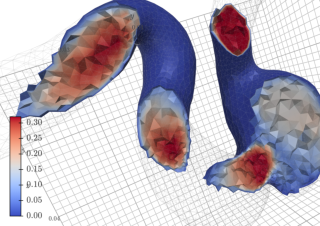

Generate this figure with Python:
from k3d.headless import k3d_remote, get_headless_driver
import k3d
import vtk
from vtk.util import numpy_support
import numpy as np
import pathlib

path = pathlib.Path(__file__).parent.resolve()


def generate():
    plot = k3d.plot(screenshot_scale=1.0)
    headless = k3d_remote(plot, get_headless_driver(), width=320, height=226)

    filename = str(path) + '/assets/output_fem.vtu'
    reader = vtk.vtkXMLUnstructuredGridReader()
    reader.SetFileName(filename)
    reader.Update()
    grid = reader.GetOutput()
    bbox = np.array(grid.GetBounds()).reshape(3, 2)
    center = np.mean(bbox, axis=1)

    plane = vtk.vtkPlane()
    plane.SetOrigin(*center)
    plane.SetNormal(1, 0.3, 0)

    def vtk_ExtractSurface(vtk_outputport, vtk_o, vtk_n):
        plane.SetOrigin(*vtk_o)
        plane.SetNormal(*vtk_n)

        myExtractGeometry = vtk.vtkExtractGeometry()
        myExtractGeometry.SetInputConnection(vtk_outputport)
        myExtractGeometry.SetImplicitFunction(plane)
        myExtractGeometry.ExtractInsideOn()
        myExtractGeometry.SetExtractBoundaryCells(0)
        myExtractGeometry.Update()

        myExtractSurface = vtk.vtkDataSetSurfaceFilter()
        myExtractSurface.SetInputConnection(myExtractGeometry.GetOutputPort())
        myExtractSurface.Update()

        return myExtractSurface.GetOutput()

    def update_from_cut(reader, vtk_o, vtk_n, plt_vtk):
        poly_data = vtk_ExtractSurface(reader.GetOutputPort(), vtk_o, vtk_n)
        if poly_data.GetNumberOfCells() > 0:
            vertices, indices, attribute = get_mesh_data(poly_data)
            with plt_vtk.hold_sync():
                plt_vtk.vertices = vertices
                plt_vtk.indices = indices
                plt_vtk.attribute = attribute

    def get_mesh_data(poly_data, color_attribute=('Umag', 0.0, 0.1)):

        if poly_data.GetPolys().GetMaxCellSize() > 3:
            cut_triangles = vtk.vtkTriangleFilter()
            cut_triangles.SetInputData(poly_data)
            cut_triangles.Update()
            poly_data = cut_triangles.GetOutput()

        if color_attribute is not None:
            attribute = numpy_support.vtk_to_numpy(
                poly_data.GetPointData().GetArray(color_attribute[0]))
            color_range = color_attribute[1:3]
        else:
            attribute = []
            color_range = []

        vertices = numpy_support.vtk_to_numpy(poly_data.GetPoints().GetData())
        indices = numpy_support.vtk_to_numpy(poly_data.GetPolys().GetData()).reshape(-1, 4)[:, 1:4]

        return (np.array(vertices, np.float32), np.array(indices, np.uint32),
                np.array(attribute, np.float32))

    vtk_n = np.array([0., .3, 0.])
    vtk_o = np.array([0.04984861, 20.03934663, 0.04888905])

    plt_vtk = k3d.vtk_poly_data(
        vtk_ExtractSurface(
            reader.GetOutputPort(),
            vtk_o, vtk_n
        ),
        color_attribute=('Umag', 0.0, 0.32),
        color_map=k3d.colormaps.paraview_color_maps.Cool_to_Warm,
        side='double')

    plt_vtk.flat_shading = True
    plot += plt_vtk

    plt_mesh = k3d.vtk_poly_data(vtk_ExtractSurface(reader.GetOutputPort(), vtk_o, vtk_n))

    plt_mesh.wireframe = True
    plt_mesh.color = 0xaaaaaa
    plt_mesh.opacity = 0.2

    plot += plt_mesh

    update_from_cut(reader, center + 0.0, [1, 0, 0], plt_vtk)

    headless.sync(hold_until_refreshed=True)
    headless.camera_reset(0.5)

    screenshot = headless.get_screenshot()
    headless.close()

    return screenshot
